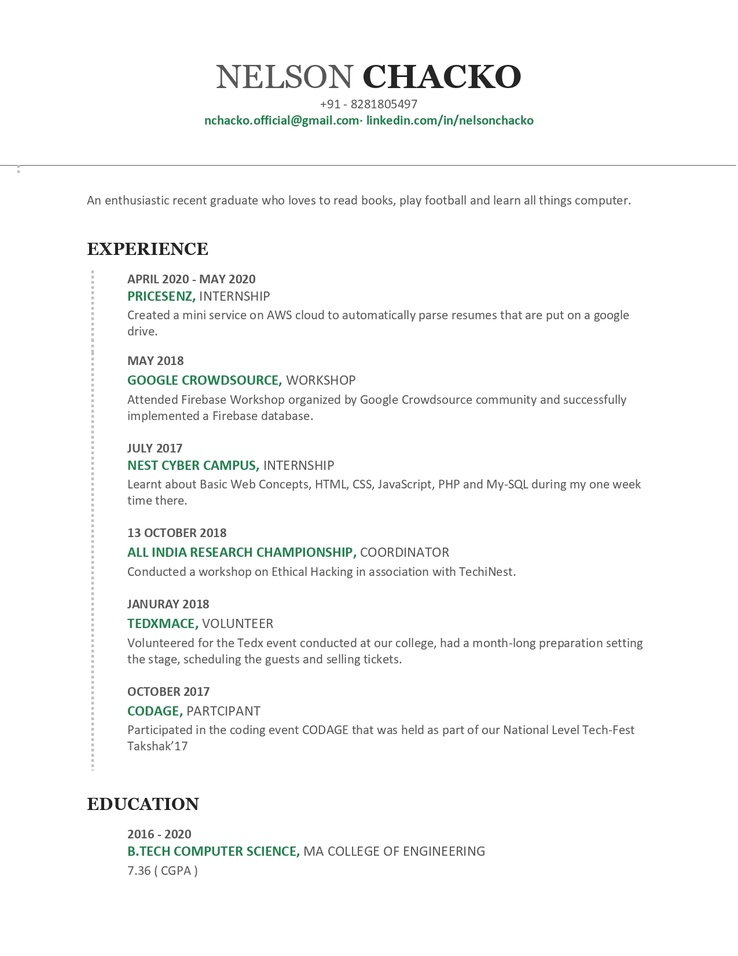
#> input picture OCR/GetTextFromBoundingBox/Resume_Nelson_page-0001.jpg, 738 x 956 px, shrunk from 1275 x 1650 before the run
$ python find_personaldetails_block.py
#> lines starting #> are read from the running program, lines starting #| are printed output that depends on the picture; after the words box and inside, x2 and y2 are one past the last pixel; in counts of white or black regions, pixels touching at a corner belong together
#> further down, image is the input picture: shape (956, 738, 3); mean B, G, R 248.9, 249.1, 248.6
### OCR/GetTextFromBoundingBox/find_contours.py
import cv2
import numpy as np
import pytesseract

pytesseract.pytesseract.tesseract_cmd = r"C:\Users\nelson.c\AppData\Local\Programs\Tesseract-OCR\tesseract.exe"

def get_contours(image) -> list :
    """
    @para : image file imported using opencv imread() method

    @returns : a list
    """
    # Load image, grayscale, Gaussian blur, Otsu's threshold
    gray = cv2.cvtColor(image, cv2.COLOR_BGR2GRAY)
    blur = cv2.GaussianBlur(gray, (7,7), 0)
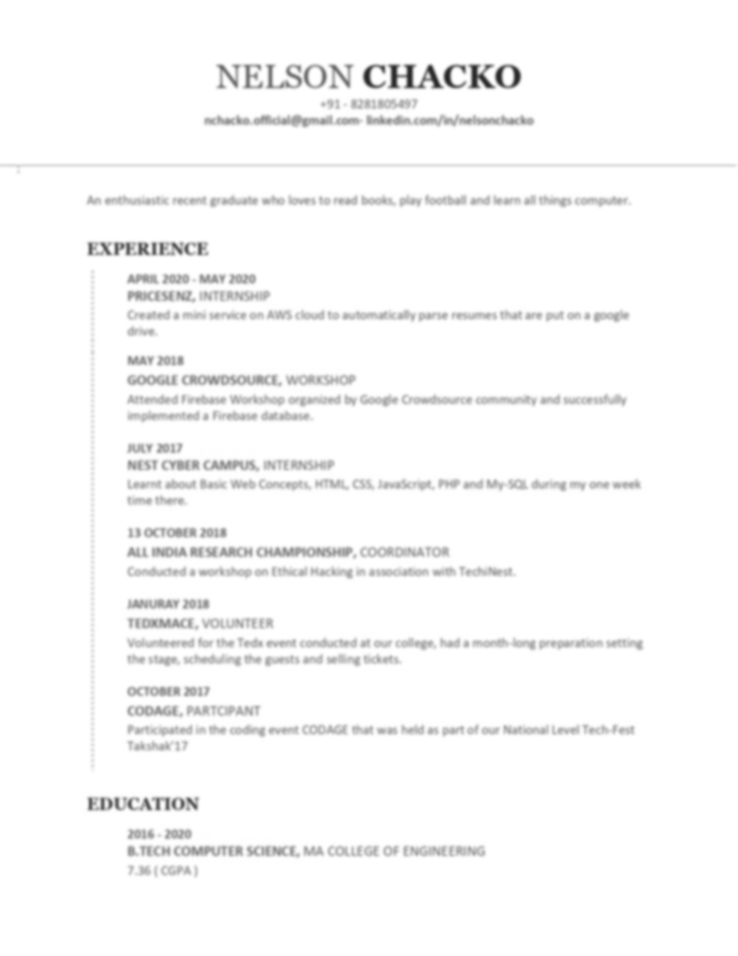
#> blur: shape (956, 738); min 40, max 255, mean 248.9
    thresh = cv2.threshold(blur, 0, 255, cv2.THRESH_BINARY_INV + cv2.THRESH_OTSU)[1]
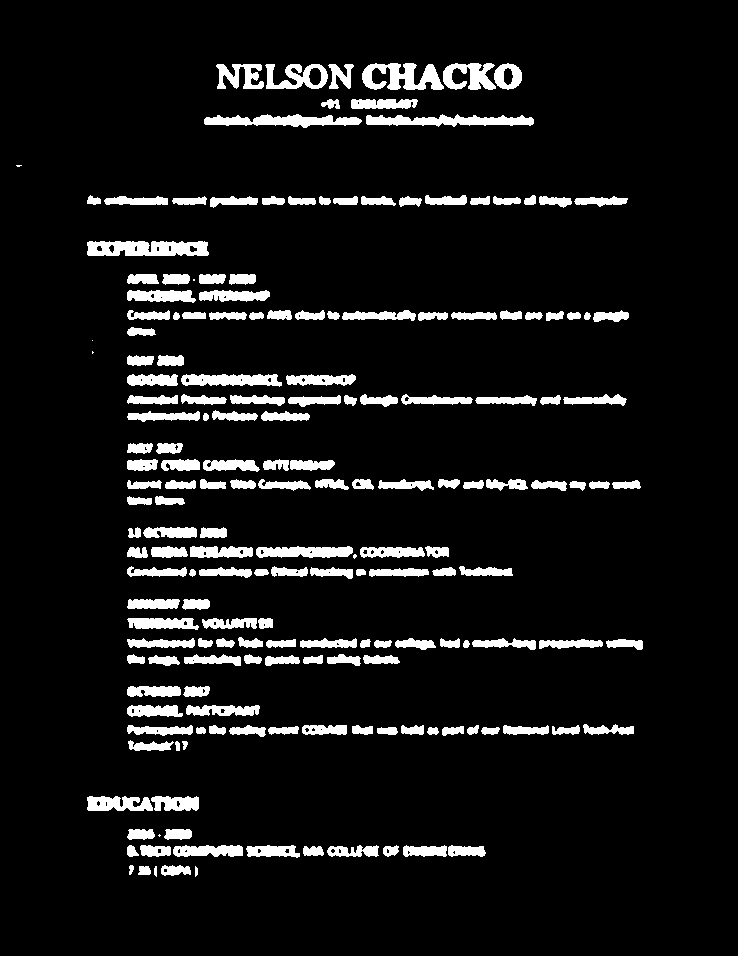
#> thresh: shape (956, 738); 8% white; 187 white regions (6 under 20 px), largest, box (x1, y1, x2, y2) and area: (87, 241, 209, 256) 1552, (366, 114, 534, 127) 1356, (362, 63, 444, 90) 1350

    # Create rectangular structuring element and dilate
    kernel = cv2.getStructuringElement(cv2.MORPH_RECT, (5,5))
    dilate = cv2.dilate(thresh, kernel, iterations=4)
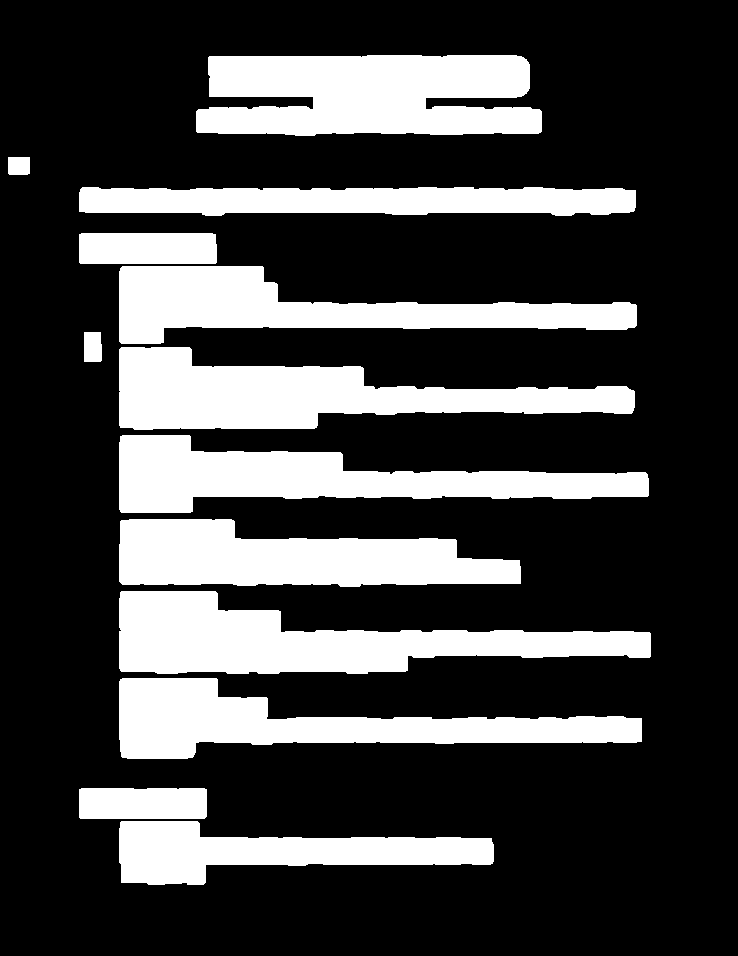
#> dilate: shape (956, 738); 26.2% white; 13 white regions

    # Find contours and draw rectangle
    cnts = cv2.findContours(dilate, cv2.RETR_EXTERNAL, cv2.CHAIN_APPROX_SIMPLE)
#> cnts = 13 contours; largest, box (x1, y1, x2, y2) and area: (196, 55, 542, 136) 23158, (119, 591, 651, 674) 22876, (119, 347, 635, 430) 22278, (119, 435, 649, 513) 19860, (119, 519, 521, 587) 18958
    cnts = cnts[0] if len(cnts) == 2 else cnts[1]

    return cnts

# [5 lines that do not run on import are left out]

### OCR/GetTextFromBoundingBox/detect_text_from_block.py
import cv2
import numpy as np
import pytesseract
import find_contours

pytesseract.pytesseract.tesseract_cmd = r"C:\Users\nelson.c\AppData\Local\Programs\Tesseract-OCR\tesseract.exe"


def get_blocks(image:np.array,cnts:list) -> list :
    """
    @para : image imported via opencv method imread()
    @para : list of contour values

    @result : list containing block text
    """
    block_list = []
    for c in cnts:
        x,y,w,h = cv2.boundingRect(c)
        block = image[y:y+h, x:x+w]

        text = pytesseract.image_to_string(block)
        block_list.append(text)
#> this loop made 1 pass
#> (x, y, w, h) on pass 1: (119, 821, 375, 64)
#> pass 1, in get_blocks, `block = image[y:y+h, x:x+w]`:
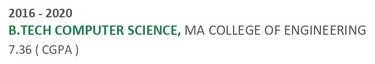
#> block: shape (64, 375, 3); mean B, G, R 242.9, 244.1, 241.7
#> after the loop, block_list = []
    return block_list

# [8 lines that do not run on import are left out]


### OCR/GetTextFromBoundingBox/find_personaldetails_block.py
from numpy.core.shape_base import block
import detect_text_from_block
import find_contours
import cv2
import re

# pytesseract.pytesseract.tesseract_cmd = r"C:\Users\nelson.c\AppData\Local\Programs\Tesseract-OCR\tesseract.exe"

def check_block(blocks) :
    personal_block = []

    for i,block in enumerate(blocks) :

        emails = "([a-zA-Z0-9_.+-]+@[a-zA-Z0-9-]+\.[a-zA-Z0-9-.]+)"
        phone = "(?:(?:\+|0{0,2})91(\s*[\\-]\s*)?|[0]?)?[789]\d{2}\s*\d{3}\s*\d{4}"
        check_regex = re.findall(emails, block)

        if(len(check_regex)!=0) :
            personal_block.append(block)

    return personal_block


if __name__ == '__main__' :
    image = cv2.imread("Resume_Nelson_page-0001.jpg")
    cnts = find_contours.get_contours(image)
#> (the run stopped early here; a loop or call above may not have finished)

$ run again, with OCR/GetTextFromBoundingBox/sreedevi.PNG saved as OCR/GetTextFromBoundingBox/Resume_Nelson_page-0001.jpg
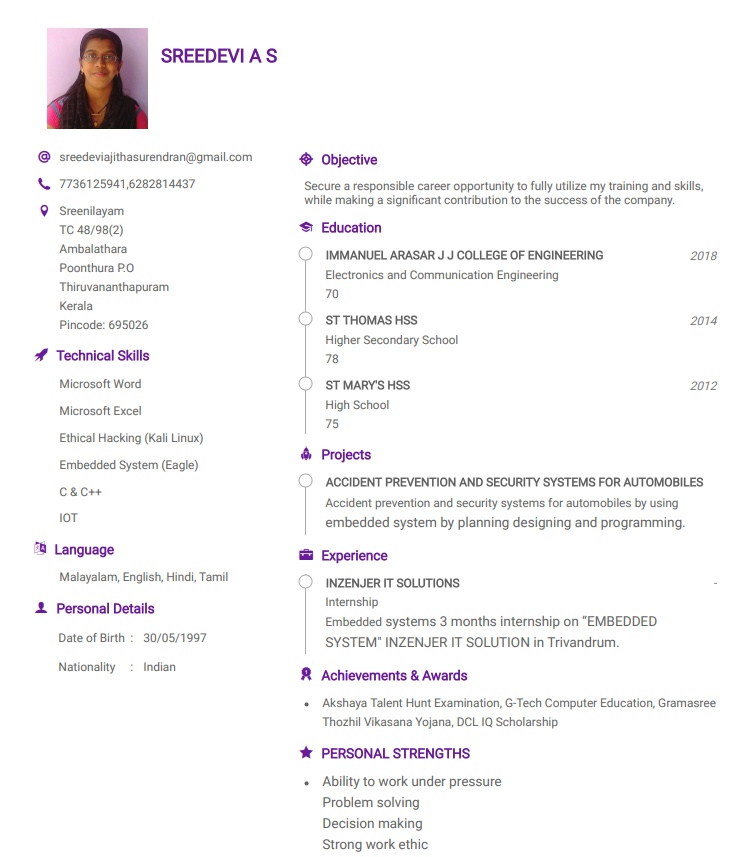
#> input picture OCR/GetTextFromBoundingBox/sreedevi.PNG, 754 x 857 px
#> image is the input picture: shape (857, 754, 3); mean B, G, R 246.7, 245.8, 247
#> in get_contours, `thresh = cv2.threshold(blur, 0, 255, cv2.THRESH_BINARY_INV + cv2.THRES..`:
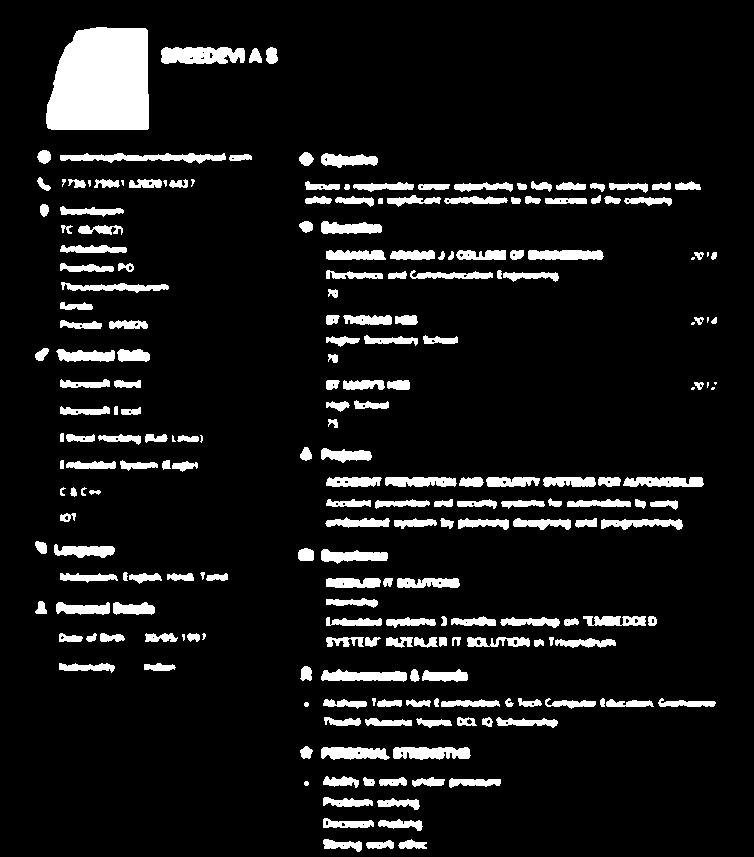
#> thresh: shape (857, 754); 9.1% white; 227 white regions (17 under 20 px), largest, box (x1, y1, x2, y2) and area: (46, 27, 149, 130) 9326, (161, 47, 245, 64) 1212, (60, 153, 226, 164) 1006
#> dilate: shape (857, 754); 32.8% white; 23 white regions
#> in get_contours, `cnts = cv2.findContours(dilate, cv2.RETR_EXTERNAL, cv2.CHAIN_APPROX_SI..`: cnts = 23 contours; largest, box (x1, y1, x2, y2) and area: (291, 144, 709, 306) 32607, (292, 439, 712, 538) 27486, (29, 142, 260, 337) 22554, (290, 540, 665, 656) 22200, (292, 658, 724, 736) 19342
#> the loop in get_blocks, `for c in cnts:` made 1 pass
#> (x, y, w, h) on pass 1: (292, 738, 217, 119)
#> pass 1, in get_blocks, `block = image[y:y+h, x:x+w]`:
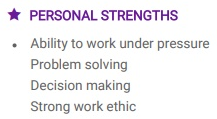
#> block: shape (119, 217, 3); mean B, G, R 241.7, 238.9, 240.8
#> after the loop in get_blocks, `for c in cnts:`: block_list = []
